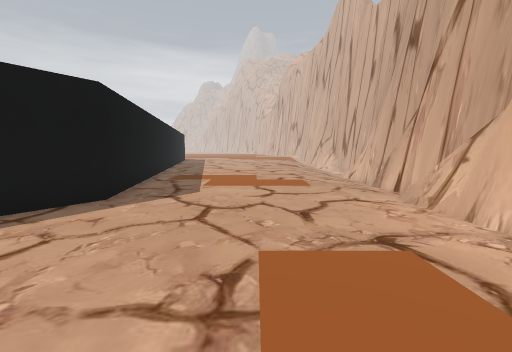
view 1 (above)

16 first-person views from a walk through a scene from a Unity 3-D project. The camera is 1.3 m above the floor, tilts 6° down and sees 90° across. The floor is counted in squares, 1 m on a side. Each view is taken from the middle of a square. On the plan, view 1 faces up. The plan holds only what a view shows up to about 13 squares ahead; the rest is blank. The place goes on beyond the plan. The player character is not drawn. Some animated figures are not drawn. Door leaves are left out, so doorways stand open. Some surface patterns are stand-ins.

view 2
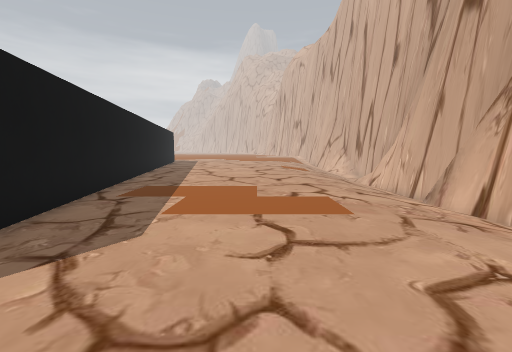

view 3
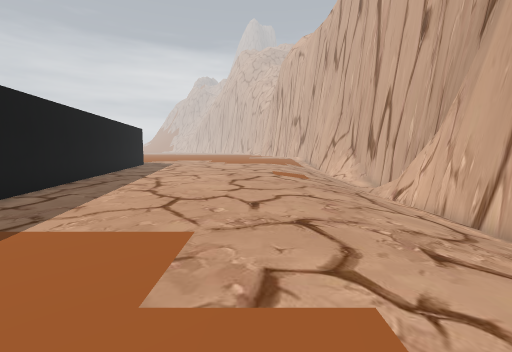

view 4
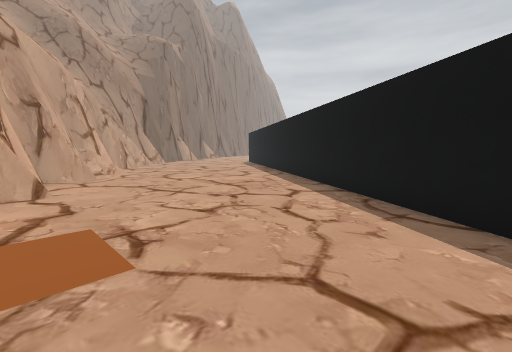

view 5
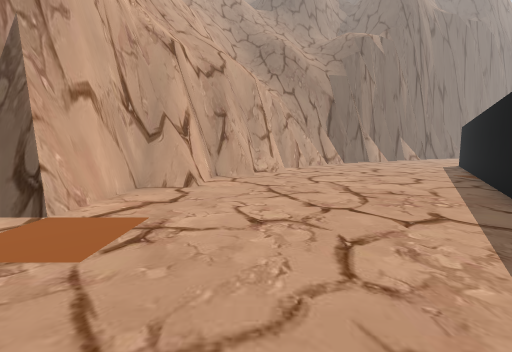

view 6
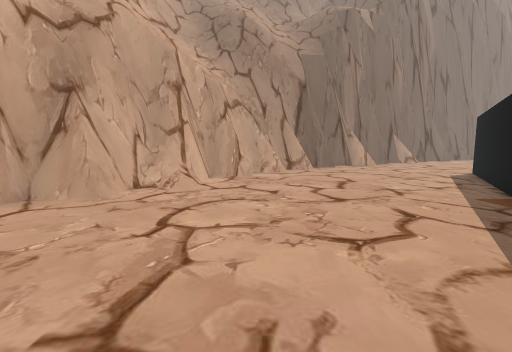

view 7
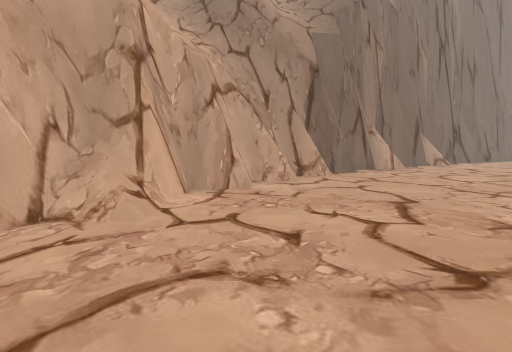

view 8
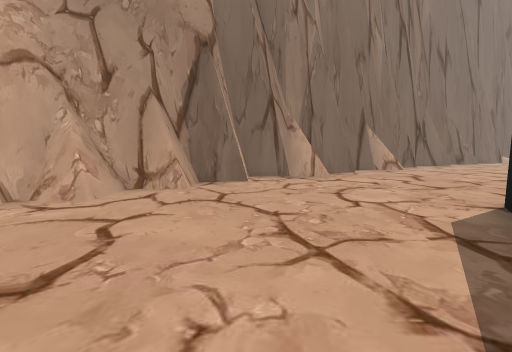

view 9
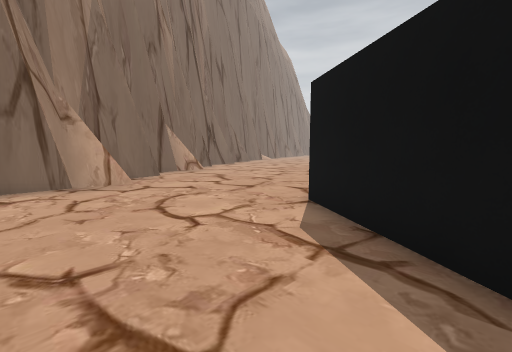

view 10
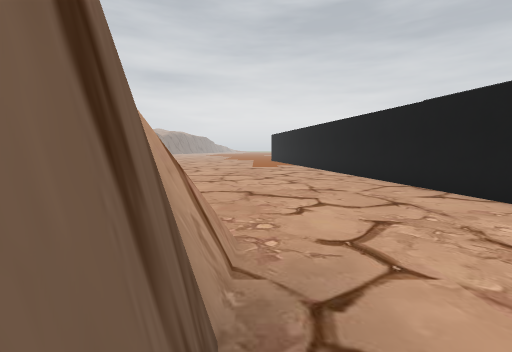

view 11
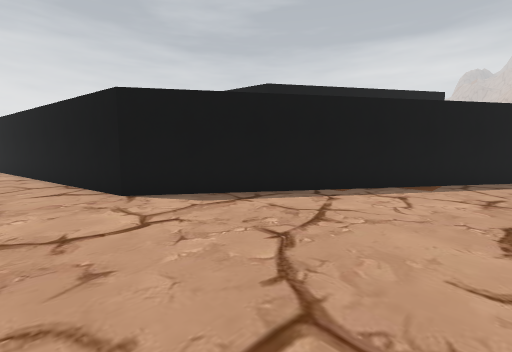

view 12
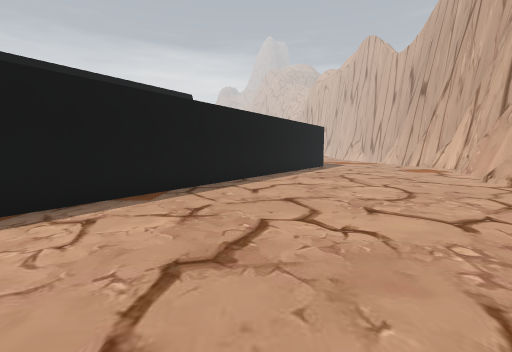

view 13
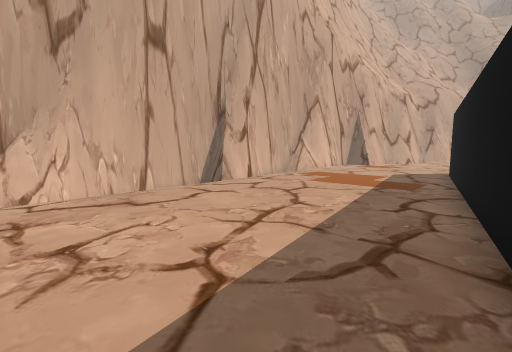

view 14
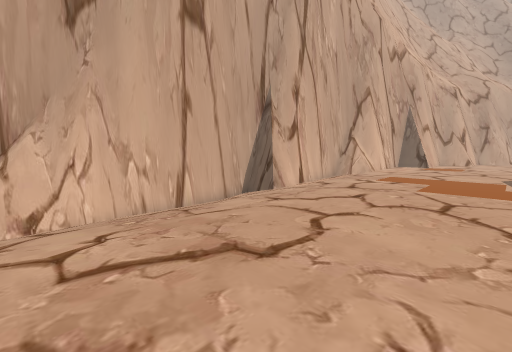

view 15
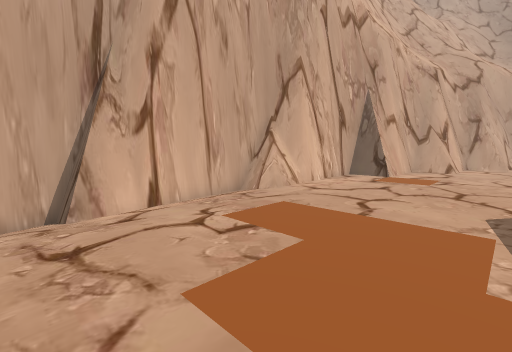

view 16
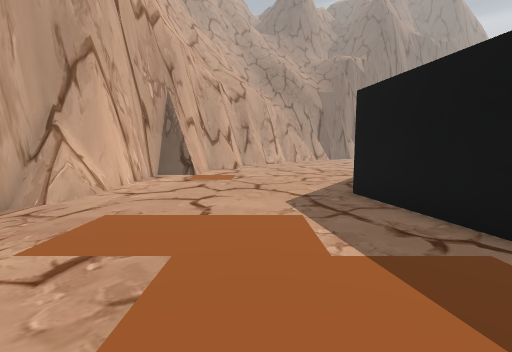

### Floor plan
Key: @ floor where view 1 was taken; # wall or solid block; . main floor; - floor 0.25 m lower than the main floor; _ floor 0.5 m lower than the main floor; / step, stairs or slope; = window, fence, low wall or low ledge; O other object.
Columns run from 23 left of view 1 to 8 right of it. Each row starts with its distance up from view 1.
 22                 #.........//// #
 21                 #.........//// #
 20                 #.........//// #
 19                 ##......../////#
 18                  #......../////#
 17                  #......../////#
 16                  #........-////#
 15                  #........--///#
 14                  ##........-///#
 13                   #........-_###
 12                   #........-_##
 11                   #........--#
 10                   #........--#
  9                   ##........-#
  8                    #........-#
  7                    #.......==#
  6                   ##.......=##
  5                  ##........##
  4                  #.........#
  3                 ##.........#
  2                ##..........#
  1                #.........###
  0               ##.......@.##
 -1              ##..........#
 -2              #...........#
 -3             ##.........=##
 -4            ##..........=##
 -5            #...........##
 -6           ##...........##
 -7          ##..........=##
 -8          #...........=##
 -9         ##..........O=#
-10        ##...........O=#
-11       ##...........####
-12       #............##
-13      ##..........=##
-14 ######...........=#
-15 #..............####
-16 ...............=##
-17 ..............###
-18 ..............#
-19 ............###
-20 ............#
-21 ........#####

Where each view was taken, in squares from view 1:
view 1: 0 up, 0 right, facing up
view 2: 4 up, 0 right, facing up
view 3: 9 up, 1 right, facing up
view 4: 6 up, 1 right, facing down-left
view 5: 6 up, 2 left, facing down
view 6: 0 up, 6 left, facing down
view 7: 4 down, 6 left, facing down
view 8: 8 down, 12 left, facing down
view 9: 10 down, 12 left, facing down-left
view 10: 20 down, 12 left, facing left
view 11: 16 down, 10 left, facing up-left
view 12: 13 down, 9 left, facing up
view 13: 22 up, 6 left, facing down-right
view 14: 22 up, 2 left, facing down-right
view 15: 14 up, 2 left, facing down-right
view 16: 14 up, 1 left, facing down
